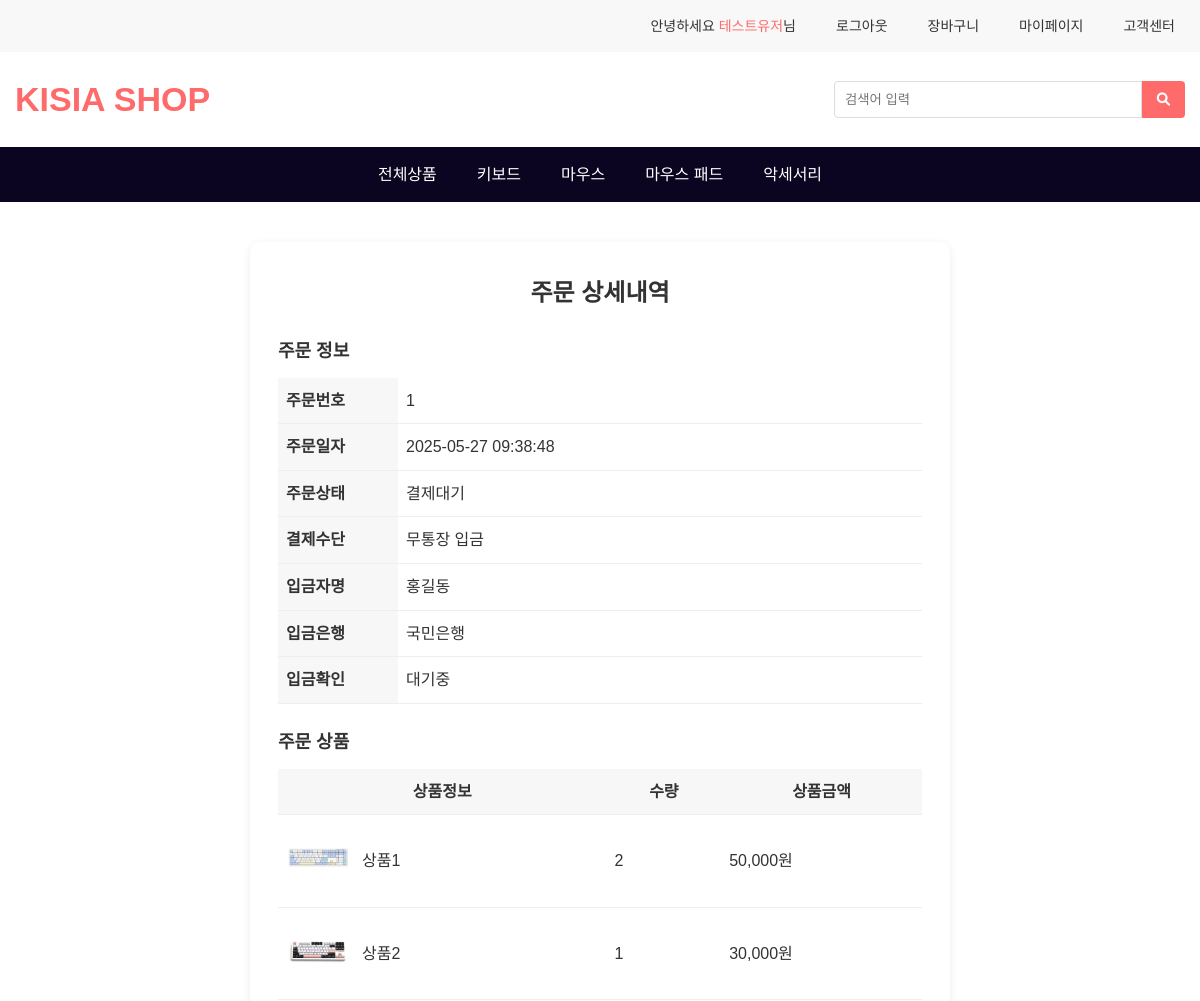
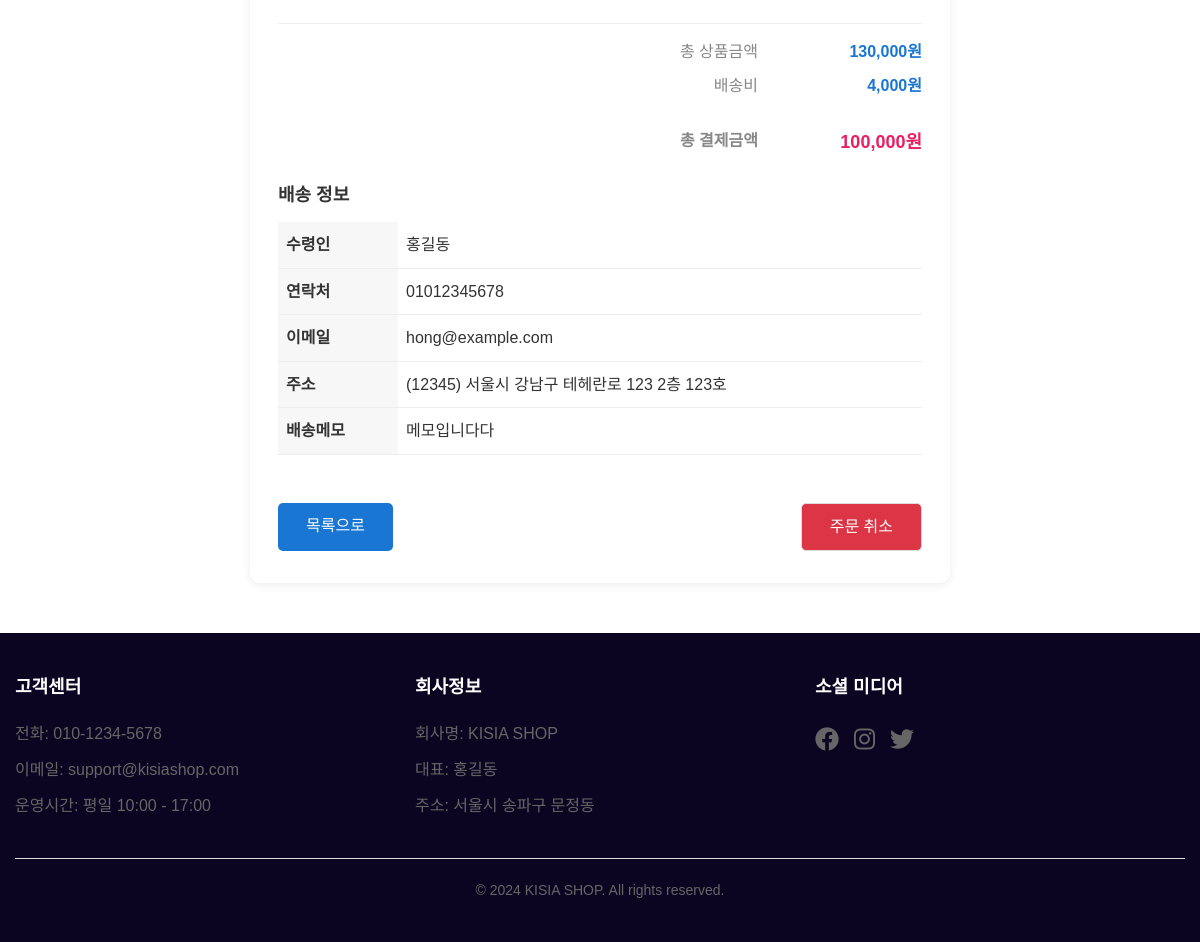
Screenshot of /mainmenu/order_detail.php?order_id=1 (signed in) with the database file from the repository (2 pictures, top to bottom).
### tables this page shows
CREATE TABLE orders (
  id INT PRIMARY KEY AUTO_INCREMENT,            
  user_id INT,                         
  user_name VARCHAR(100),                       

  order_amount INT NOT NULL,                    
  order_status ENUM('pending', 'paid', 'cancelled') DEFAULT 'pending',  
  payment_method ENUM('bank_transfer', 'point') NOT NULL,  

  depositor_name VARCHAR(100),                  
  bank_name VARCHAR(100),                       
  deposit_confirmed BOOLEAN DEFAULT FALSE,      
  deposit_confirmed_at DATETIME NULL,           

  receiver_name VARCHAR(100),                   
  receiver_phone VARCHAR(20),                   
  receiver_email VARCHAR(100),                  
  receiver_address VARCHAR(255),                
  receiver_postcode VARCHAR(10),                      
  receiver_address_detail VARCHAR(255),               
  delivery_memo VARCHAR(255),               

  order_created_at DATETIME DEFAULT NOW(),       
  FOREIGN KEY (user_id) REFERENCES users(id) ON DELETE SET NULL
);

CREATE TABLE order_items (
  id INT PRIMARY KEY AUTO_INCREMENT,
  order_id INT NOT NULL,                     
  product_id INT,                   
  product_name VARCHAR(255) NOT NULL,         
  product_image_url VARCHAR(255) NOT NULL,    
  quantity INT NOT NULL,                     
  price INT NOT NULL,                        
  deliver_price INT NOT NULL,                

  FOREIGN KEY (order_id) REFERENCES orders(id) ON DELETE CASCADE,
  FOREIGN KEY (product_id) REFERENCES products(id) ON DELETE SET NULL
);

### mainmenu/queries/get_mypage_order_detail.php (called while the page is built, shortened)
<?php
    require_once '/var/www/html/mainmenu/common/db.php';
    $orderId = $_GET['order_id'];
    $sql = "
        SELECT
            o.*,
            oi.id as order_item_id,
            oi.product_id,
            oi.product_name,
            oi.product_image_url,
            oi.quantity,
            oi.price,
            item_count_table.item_count
        FROM orders o
        JOIN order_items oi ON o.id = oi.order_id
        JOIN (
            SELECT order_id, COUNT(*) as item_count
            FROM order_items
            GROUP BY order_id
        ) item_count_table ON o.id = item_count_table.order_id
        WHERE o.id = ?
    ";
    $stmt = mysqli_prepare($conn, $sql);
    mysqli_stmt_bind_param($stmt, "i", $orderId);
    mysqli_stmt_execute($stmt);
    $result = mysqli_stmt_get_result($stmt);
    $order = mysqli_fetch_assoc($result);
    $sql_items = "SELECT * FROM order_items WHERE order_id = ?";
    $stmt_items = mysqli_prepare($conn, $sql_items);
    mysqli_stmt_bind_param($stmt_items, "i", $orderId);
    mysqli_stmt_execute($stmt_items);
    $result_items = mysqli_stmt_get_result($stmt_items);
    $order_items = mysqli_fetch_all($result_items, MYSQLI_ASSOC);
    $subtotal = 0;
    $shippingTotal = 0;
    foreach ($order_items as $item) {
        $subtotal += $item['price'] * $item['quantity'];
        $shippingTotal += $item['deliver_price'];
    }
?>

### mainmenu/order_detail.php (the view, shortened to what this page needs)
<!DOCTYPE html>
<html lang="ko">
<head>
    <link rel="stylesheet" href="css/style.css">
    <link rel="stylesheet" href="css/cart.css">
    <link rel="stylesheet" href="css/checkout.css">
    <link rel="stylesheet" href="https://cdnjs.cloudflare.com/ajax/libs/font-awesome/6.0.0/css/all.min.css">
</head>
<body>
    <?php include 'common/header.php'; ?>
    <?php require_once 'queries/get_mypage_order_detail.php'; ?>
    <main class="main-content">
        <div class="order-detail-container">
            <h2 class="order-detail-title">주문 상세내역</h2>
            <div class="order-section-title">주문 정보</div>
            <table class="order-info-table">
                <tr>
                    <th>주문번호</th>
                    <td><?php echo $order['id']; ?></td>
                </tr>
                <tr>
                    <th>주문일자</th>
                    <td><?php echo $order['order_created_at']; ?></td>
                </tr>
                <tr>
                    <th>주문상태</th>
                    <td>
                        <?php
                        switch($order['order_status']) {
                            case 'pending': echo '결제대기'; break;
                        }
                        ?>
                    </td>
                </tr>
                <tr>
                    <th>결제수단</th>
                    <td>
                        <?php
                        if ($order['payment_method'] === 'point') echo '포인트';
                        else if ($order['payment_method'] === 'bank_transfer') echo '무통장 입금';
                        else echo $order['payment_method'];
                        ?>
                    </td>
                </tr>
                <?php if ($order['payment_method'] === 'bank_transfer'): ?>
                <tr>
                    <th>입금자명</th>
                    <td><?php echo $order['depositor_name']; ?></td>
                </tr>
                <tr>
                    <th>입금은행</th>
                    <td><?php echo $order['bank_name']; ?></td>
                </tr>
                <tr>
                    <th>입금확인</th>
                    <td><?php echo $order['deposit_confirmed'] ? '완료' : '대기중'; ?></td>
                </tr>
                <?php endif; ?>
            </table>
            <div class="order-section-title">주문 상품</div>
            <table class="order-product-table">
                <thead>
                    <tr>
                        <th>상품정보</th>
                        <th>수량</th>
                        <th>상품금액</th>
                    </tr>
                </thead>
                <tbody>
                    <?php foreach ($order_items as $item): ?>
                    <tr>
                        <td>
                            <div class="product-info-row">
                                <span class="product-thumb">
                                    <img src="/<?php echo $item['product_image_url']; ?>" alt="상품 이미지">
                                </span>
                                <span class="product-name"><?php echo $item['product_name']; ?></span>
                            </div>
                        </td>
                        <td><?php echo $item['quantity']; ?></td>
                        <td><?php echo number_format($item['price']); ?>원</td>
                    </tr>
                    <?php endforeach; ?>
                </tbody>
            </table>
            <div style="margin-top:20px; margin-bottom:20px; padding-top:15px; border-top:1px solid #eee;">
                <div class="order-summary-row" style="margin-bottom:8px;">
                    <span class="label" style="flex:1; text-align:right; margin-right:20px;">총 상품금액</span>
                    <span class="value" style="width:120px; text-align:right;"><?php echo number_format($subtotal); ?>원</span>
                </div>
                <div class="order-summary-row" style="margin-bottom:8px;">
                    <span class="label" style="flex:1; text-align:right; margin-right:20px;">배송비</span>
                    <span class="value" style="width:120px; text-align:right;"><?php echo number_format($shippingTotal); ?>원</span>
                </div>
                <div class="order-summary-row" style="margin-top:15px; padding-top:15px;">
                    <span class="label" style="flex:1; text-align:right; margin-right:20px; font-weight:bold; font-size:16px;">총 결제금액</span>
                    <span class="value" style="width:120px; text-align:right; font-size:18px; color:#e91e63; font-weight:bold;"><?php echo number_format($order['order_amount']); ?>원</span>
                </div>
            </div>
            <div class="order-section-title">배송 정보</div>
            <table class="order-info-table">
                <tr>
                    <th>수령인</th>
                    <td><?php echo $order['receiver_name']; ?></td>
                </tr>
                <tr>
                    <th>연락처</th>
                    <td><?php echo $order['receiver_phone']; ?></td>
                </tr>
                <tr>
                    <th>이메일</th>
                    <td><?php echo $order['receiver_email']; ?></td>
                </tr>
                <tr>
                    <th>주소</th>
                    <td>
                        (<?php echo $order['receiver_postcode']; ?>)
                        <?php echo $order['receiver_address']; ?>
                        <?php if (!empty($order['receiver_address_detail'])): ?>
                            <?php echo $order['receiver_address_detail']; ?>
                        <?php endif; ?>
                    </td>
                </tr>
                <tr>
                    <th>배송메모</th>
                    <td><?php echo $order['delivery_memo']; ?></td>
                </tr>
            </table>
            <div class="button-group" style="display: flex; gap: 10px; justify-content: space-between; margin-top: 20px;">
                <a href="mypage.php?tab=mypage_order.php" class="btn-back">목록으로</a>
                <form action="queries/cancel_order.php" method="post">
                    <a class="btn-cancel" onclick="this.closest('form').submit();" style="background-color: #dc3545; color: white;">주문 취소</a>
                </form>
            </div>
        </div>
    </main>
    <?php include 'common/footer.php'; ?>
</body>
</html>

### mainmenu/css/style.css (style rules this page uses)
* { margin: 0; padding: 0; box-sizing: border-box; }
body { font-family: 'Noto Sans KR', sans-serif; line-height: 1.6; color: #333; }
a { text-decoration: none; color: inherit; }

### mainmenu/css/checkout.css (style rules this page uses)
.btn-cancel { padding: 15px 30px; background: #f8f9fa; border: 1px solid #ddd; border-radius: 4px; font-size: 16px; font-weight: 500; cursor: pointer; transition: all 0.3s; }

### mainmenu/order_detail.php (style rules this page uses)
.order-detail-container { max-width: 700px; margin: 40px auto; background: #fff; border-radius: 10px; box-shadow: 0 2px 8px rgba(0,0,0,0.08); padding: 32px 28px; }
.order-detail-title { text-align: center; margin-bottom: 24px; color: #333; }
.order-info-table, .order-product-table { width: 100%; border-collapse: collapse; margin-bottom: 24px; }
.order-info-table th, .order-info-table td, .order-product-table th, .order-product-table td { padding: 10px 8px; border-bottom: 1px solid #eee; }
.order-info-table th { width: 120px; background: #f7f7f7; text-align: left; }
.order-product-table th { background: #f7f7f7; }
.product-thumb img { width: 64px; height: 64px; object-fit: cover; border-radius: 8px; background: #f4f4f4; }
.order-section-title { font-size: 18px; font-weight: 600; margin: 24px 0 12px 0; }
.order-summary-row { display: flex; justify-content: flex-end; gap: 24px; font-size: 16px; }
.order-summary-row .label { color: #888; }
.order-summary-row .value { font-weight: 600; color: #1976d2; }
.btn-back { display: inline-block; margin-top: 24px; background: #1976d2; color: #fff; padding: 10px 28px; border-radius: 5px; text-decoration: none; }
.btn-cancel { display: inline-block; margin-top: 24px; background: #dc3545; color: #fff; padding: 10px 28px; border-radius: 5px; text-decoration: none; }
.product-info-row { display: flex; align-items: center; gap: 12px; }
.product-name { font-weight: 500; }

### rows the page displays
orders: id "1", order_created_at "2025-05-27 09:38:48", depositor_name "홍길동", bank_name "국민은행", order_amount "100,000", receiver_name "홍길동", receiver_phone "01012345678", receiver_email "hong@example.com", receiver_postcode "12345", receiver_address "서울시 강남구 테헤란로 123", receiver_address_detail "2층 123호", delivery_memo "메모입니다다"
order_items: product_image_url (picture), product_name "상품1", quantity "2", price "50,000"
order_items: product_image_url (picture), product_name "상품2", quantity "1", price "30,000"

### other values shown
$name "테스트유저"
$subtotal "130,000"
$shippingTotal "4,000"
